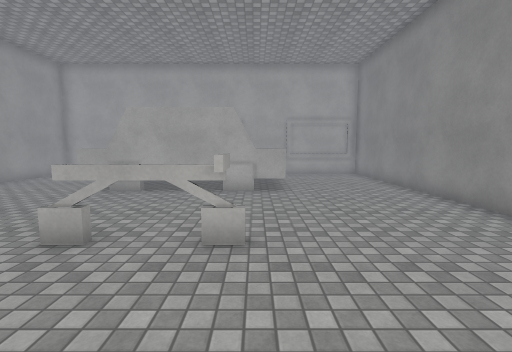
View 1 (above)

15 first-person views from a walk through a scene from a Unity 3-D project. The camera is 1.5 m above the floor, tilts 6° down and sees 85° across. The floor is counted in squares, 1 m on a side. Each view is taken from the middle of a square. On the plan, view 1 faces up. The plan holds only what a view shows up to about 14 squares ahead; the rest is blank. The place goes on beyond the plan. The player is left out. Surface patterns are stand-ins for the level's own textures.

View 2
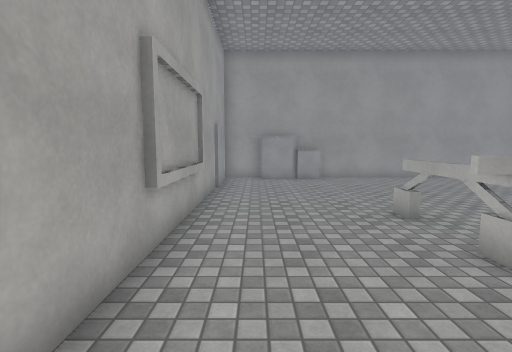

View 3
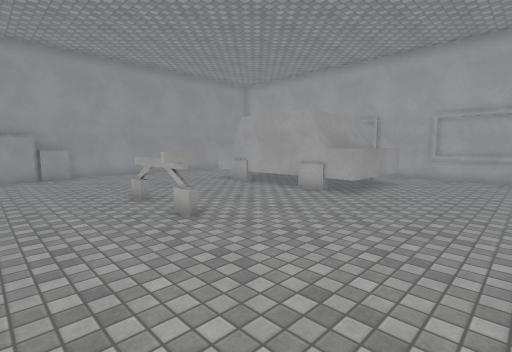

View 4
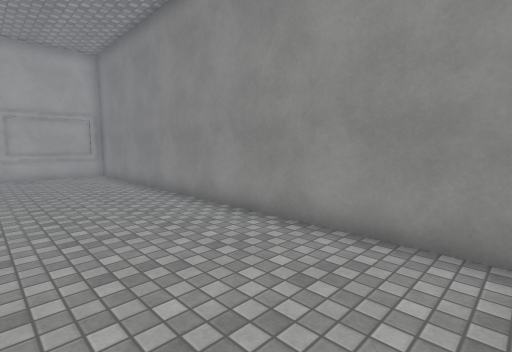

View 5
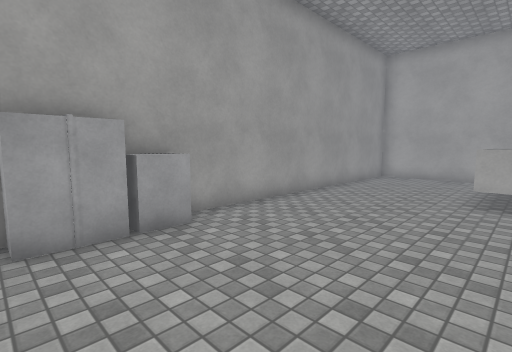

View 6
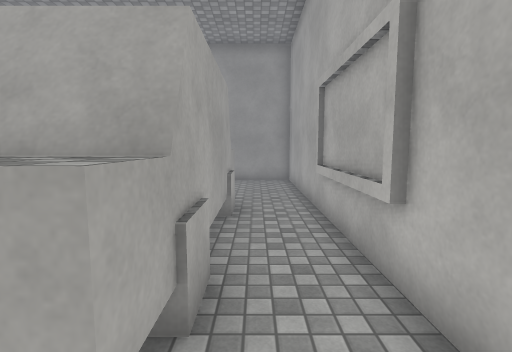

View 7
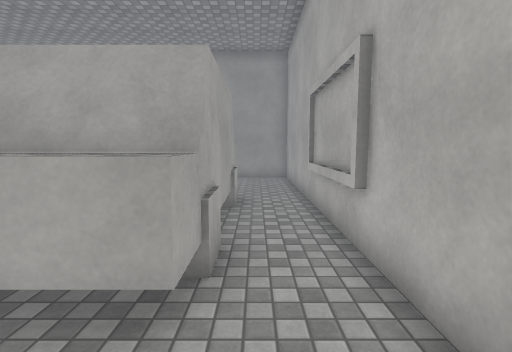

View 8
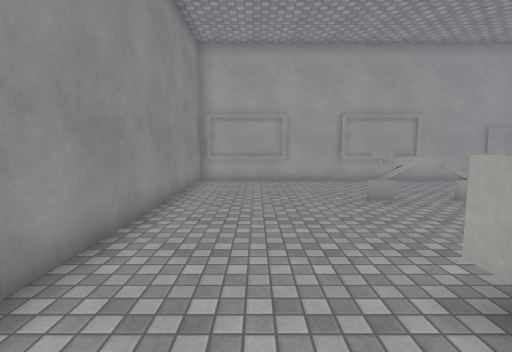

View 9
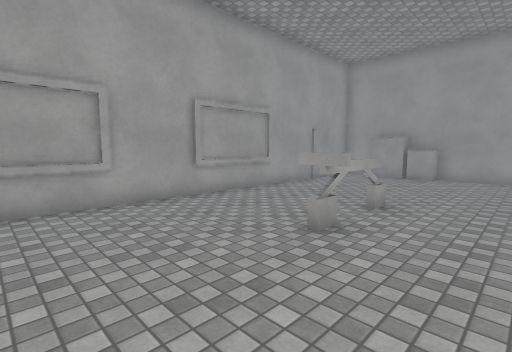

View 10
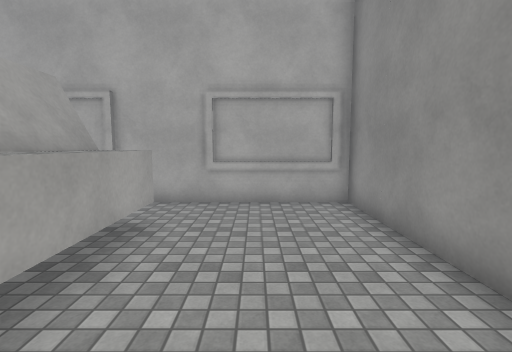

View 11
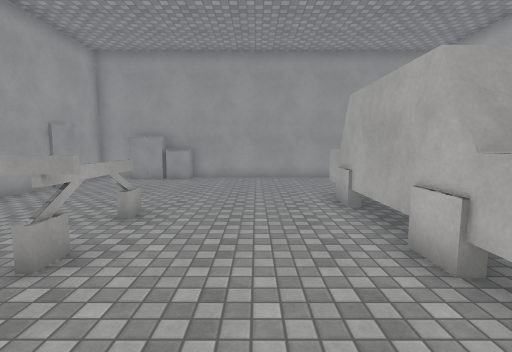

View 12
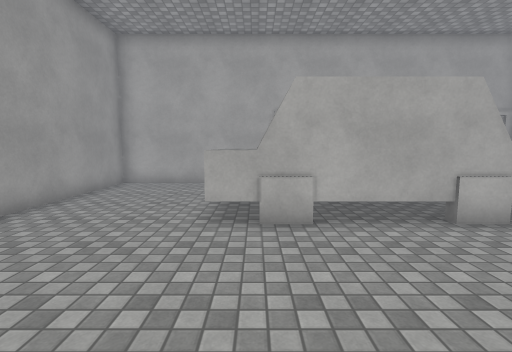

View 13
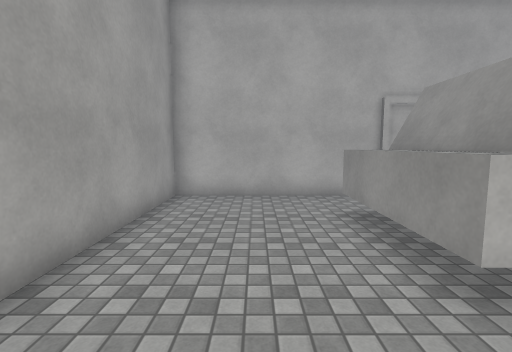

View 14
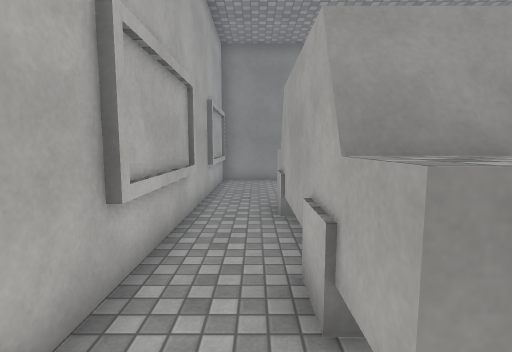

View 15
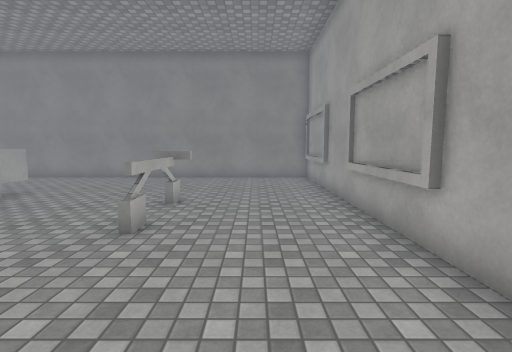

### Floor plan
Key: @ floor where view 1 was taken; # wall or solid block; . floor; ^ raised ledge; T thing the floor can be seen under or through.
Columns run from 11 left of view 1 to 6 right of it. Each row starts with its distance up from view 1.
 16 ################
 15 #......####..#####
 14 #................#
 13 #....^######^....#
 12 #....^#    #^....#
 11 #....^#    #^....#
 10 #....^######^....#
  9 #.....##..##.....#
  8 #................#
  7 #................#
  6 #................#
  5 #................#
  4 #^......TTT......#
  3 #^...............#
  2 ##...............#
  1 ##...............#
  0  ##....####@.#####
 -1  ###############

Positions as (right, up) in squares from view 1, and headings:
1: (0, 0), facing up
2: (3, 1), facing left
3: (5, 1), facing up-left
4: (1, 0), facing up-right
5: (-5, 1), facing up-left
6: (2, 14), facing left
7: (3, 14), facing left
8: (3, 12), facing down
9: (4, 7), facing down-left
10: (3, 8), facing up
11: (3, 7), facing left
12: (-5, 4), facing up
13: (-8, 7), facing up
14: (-7, 14), facing right
15: (-8, 2), facing right
